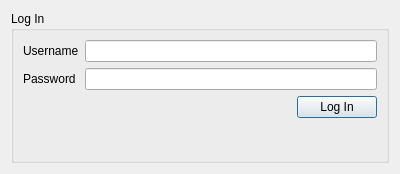
<?xml version="1.0" encoding="UTF-8"?>
<ui version="4.0">
 <class>LoginDialog</class>
 <widget class="QDialog" name="LoginDialog">
  <property name="geometry">
   <rect>
    <x>0</x>
    <y>0</y>
    <width>400</width>
    <height>174</height>
   </rect>
  </property>
  <property name="windowTitle">
   <string>Login</string>
  </property>
  <property name="windowIcon">
   <iconset resource="resources.qrc">
    <normaloff>:/assets/images/app-actions/cloud-connect.png</normaloff>:/assets/images/app-actions/cloud-connect.png</iconset>
  </property>
  <layout class="QVBoxLayout" name="verticalLayout">
   <item>
    <widget class="QGroupBox" name="groupBox">
     <property name="title">
      <string>Log In</string>
     </property>
     <layout class="QFormLayout" name="formLayout">
      <item row="0" column="0">
       <widget class="QLabel" name="label">
        <property name="text">
         <string>Username</string>
        </property>
       </widget>
      </item>
      <item row="0" column="1">
       <widget class="QLineEdit" name="edtUser"/>
      </item>
      <item row="1" column="0">
       <widget class="QLabel" name="label_2">
        <property name="text">
         <string>Password</string>
        </property>
       </widget>
      </item>
      <item row="1" column="1">
       <widget class="QLineEdit" name="edtPassword">
        <property name="echoMode">
         <enum>QLineEdit::Password</enum>
        </property>
       </widget>
      </item>
      <item row="2" column="1">
       <layout class="QHBoxLayout" name="horizontalLayout_3">
        <item>
         <spacer name="horizontalSpacer">
          <property name="orientation">
           <enum>Qt::Horizontal</enum>
          </property>
          <property name="sizeHint" stdset="0">
           <size>
            <width>40</width>
            <height>20</height>
           </size>
          </property>
         </spacer>
        </item>
        <item>
         <widget class="QPushButton" name="btnLogIn">
          <property name="text">
           <string>Log In</string>
          </property>
          <property name="icon">
           <iconset resource="resources.qrc">
            <normaloff>:/assets/images/button-icons/login.png</normaloff>:/assets/images/button-icons/login.png</iconset>
          </property>
         </widget>
        </item>
       </layout>
      </item>
      <item row="3" column="1">
       <widget class="QLabel" name="lblState">
        <property name="text">
         <string/>
        </property>
        <property name="alignment">
         <set>Qt::AlignRight|Qt::AlignTrailing|Qt::AlignVCenter</set>
        </property>
        <property name="wordWrap">
         <bool>true</bool>
        </property>
       </widget>
      </item>
     </layout>
    </widget>
   </item>
  </layout>
 </widget>
 <resources>
  <include location="resources.qrc"/>
 </resources>
 <connections/>
</ui>
